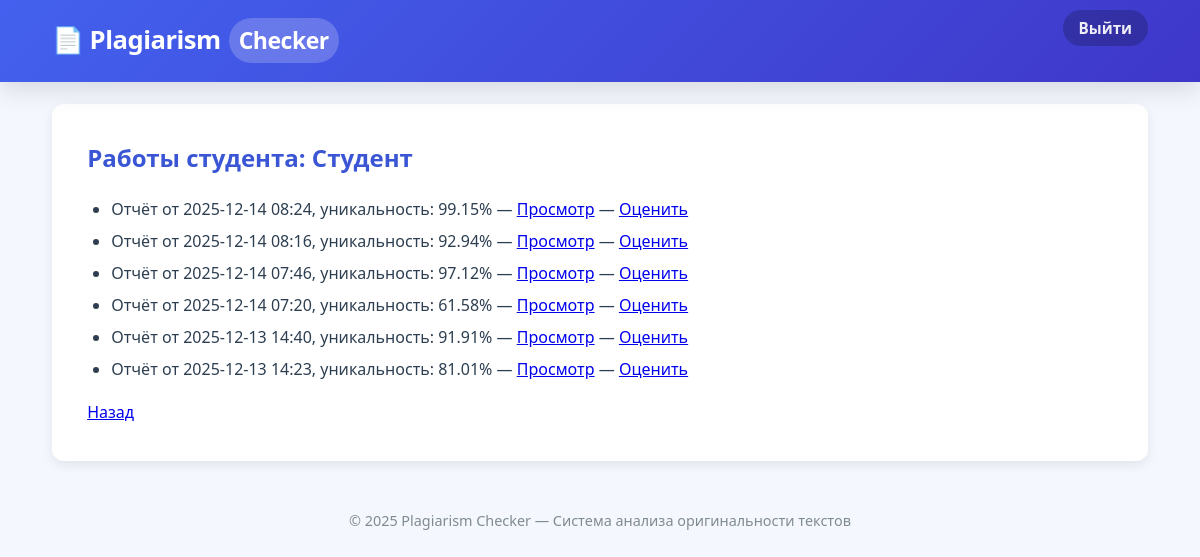
The page /teacher/view_student_reports/1 (signed in) on the database its author committed.
### app/models.py (models this page shows)
class User(UserMixin, db.Model):
    __tablename__ = 'users'
    id = db.Column(db.Integer, primary_key=True)
    name = db.Column(db.String(100), nullable=False)
    email = db.Column(db.String(120), unique=True, nullable=False)
    role = db.Column(db.String(20), nullable=False)
    password_hash = db.Column(db.String(128), nullable=False)
    documents = db.relationship('SourceDocument', back_populates='user')
    reports = db.relationship('Report', back_populates='user')

class Report(db.Model):
    __tablename__ = 'reports'
    id = db.Column(db.Integer, primary_key=True)
    check_id = db.Column(db.Integer, db.ForeignKey(
        'plagiarism_checks.id'), nullable=False)
    user_id = db.Column(db.Integer, db.ForeignKey('users.id'), nullable=False)
    generated_date = db.Column(
        db.DateTime, default=db.func.current_timestamp())
    uniqueness_percentage = db.Column(db.Float)
    user = db.relationship('User', back_populates='reports')
    check = db.relationship('PlagiarismCheck', back_populates='report')

### app/teacher/routes.py (the view)
@bp.route('/view_student_reports/<int:student_id>')
@login_required
def view_student_reports(student_id):
    if current_user.role != 'teacher':
        flash('Доступ запрещён')
        return redirect(url_for('auth.login'))
    student = get_student_by_id(student_id)
    if not student:
        flash('Студент не найден')
        return redirect(url_for('teacher.student_list'))
    reports2 = get_reports_for_student(student_id)
    return render_template('teacher/view_student_reports.html', student=student, reports=reports2)

### app/models.py (called while the page is built)
@login_manager.user_loader
def load_user(user_id):
    return User.query.get(int(user_id))

### app/teacher/services.py (called while the page is built)
def get_student_by_id(student_id):
    return User.query.filter_by(id=student_id, role='student').first()

def get_reports_for_student(student_id):
    return Report.query.filter_by(user_id=student_id).order_by(Report.generated_date.desc()).all()

### app/templates/teacher/view_student_reports.html
{% extends "base.html" %}
{% block content %}
<h2>Работы студента: {{ student.name }}</h2>
{% if reports %}
  <ul>
    {% for r in reports %}
      <li>
        Отчёт от {{ r.generated_date.strftime('%Y-%m-%d %H:%M') }},
        уникальность: {{ r.uniqueness_percentage }}%
        — <a href="{{ url_for('teacher.view_report', report_id=r.id) }}">Просмотр</a>
        — <a href="{{ url_for('teacher.grade_work', report_id=r.id) }}">Оценить</a>
      </li>
    {% endfor %}
  </ul>
{% else %}
  <p>Работы отсутствуют</p>
{% endif %}
<a href="{{ url_for('teacher.student_detail', student_id=student.id) }}">Назад</a>
{% endblock %}

### app/templates/base.html (style rules this page uses)
:root { --primary: #4361ee; --primary-light: #4895ef; --primary-dark: #3a56d4; --secondary: #3f37c9; --accent: #4cc9f0; --success: #2ecc71; --warning: #f39c12; --danger: #e74c3c; --light: #f8f9fa; --dark: #212529; --text: #2c3e50; --text-light: #7f8c8d; --bg: #ffffff; --bg-body: #f5f7ff; --border: #e0e6f0; --card-bg: #ffffff; --shadow-sm: 0 2px 6px rgba(0,0,0,0.06); --shadow: 0 4px 12px rgba(0,0,0,0.08); --shadow-lg: 0 8px 24px rgba(0,0,0,0.12); --radius: 12px; --radius-sm: 8px; --transition: all 0.3s cubic-bezier(0.25, 0.8, 0.25, 1); --font-main: 'Segoe UI', system-ui, -apple-system, 'Helvetica Neue', Arial, sans-serif; }
* { margin: 0; padding: 0; box-sizing: border-box; }
html { scroll-behavior: smooth; }
body { font-family: var(--font-main); background-color: var(--bg-body); color: var(--text); line-height: 1.6; padding-top: 80px; padding-bottom: 40px; min-height: 100vh; }
h1, h2, h3, h4 { margin-bottom: 1.2rem; color: var(--dark); font-weight: 700; }
h2 { font-size: 1.5rem; color: var(--primary-dark); }
p, ul, ol { margin-bottom: 1.1rem; color: var(--text); }
ul, ol { padding-left: 1.5rem; }
li { margin-bottom: 0.4rem; }

### rows shown on the page
User: name "Студент"
Report: generated_date "2025-12-14 08:24", uniqueness_percentage "99.15"
Report: generated_date "2025-12-14 08:16", uniqueness_percentage "92.94"
Report: generated_date "2025-12-14 07:46", uniqueness_percentage "97.12"
Report: generated_date "2025-12-14 07:20", uniqueness_percentage "61.58"
Report: generated_date "2025-12-13 14:40", uniqueness_percentage "91.91"
Report: generated_date "2025-12-13 14:23", uniqueness_percentage "81.01"
